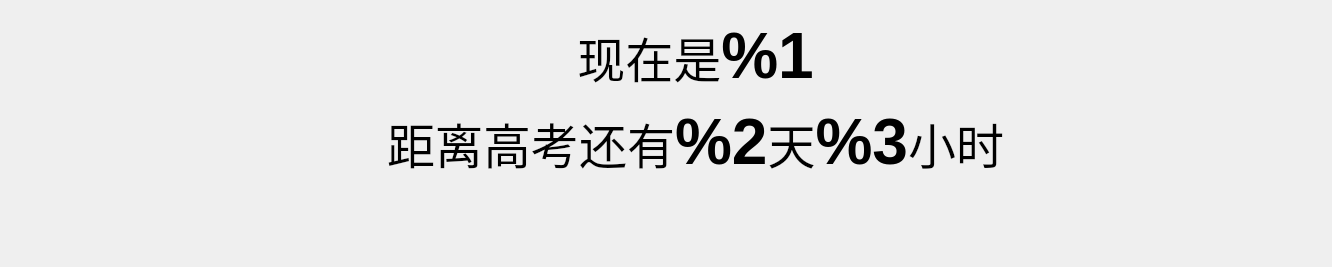
<?xml version="1.0" encoding="UTF-8"?>
<ui version="4.0">
 <class>counterw</class>
 <widget class="QWidget" name="counterw">
  <property name="geometry">
   <rect>
    <x>0</x>
    <y>0</y>
    <width>1332</width>
    <height>267</height>
   </rect>
  </property>
  <property name="windowTitle">
   <string>Form</string>
  </property>
  <widget class="QLabel" name="l_now">
   <property name="geometry">
    <rect>
     <x>100</x>
     <y>20</y>
     <width>1191</width>
     <height>211</height>
    </rect>
   </property>
   <property name="layoutDirection">
    <enum>Qt::LeftToRight</enum>
   </property>
   <property name="text">
    <string>&lt;html&gt;&lt;head/&gt;&lt;body&gt;&lt;p align=&quot;center&quot;&gt;&lt;span style=&quot; font-size:36pt;&quot;&gt;现在是&lt;/span&gt;&lt;span style=&quot; font-size:48pt; font-weight:700;&quot;&gt;%1&lt;/span&gt;&lt;/p&gt;&lt;p align=&quot;center&quot;&gt;&lt;span style=&quot; font-size:36pt;&quot;&gt;距离高考还有&lt;/span&gt;&lt;span style=&quot; font-size:48pt; font-weight:700;&quot;&gt;%2&lt;/span&gt;&lt;span style=&quot; font-size:36pt;&quot;&gt;天&lt;/span&gt;&lt;span style=&quot; font-size:48pt; font-weight:700;&quot;&gt;%3&lt;/span&gt;&lt;span style=&quot; font-size:36pt;&quot;&gt;小时&lt;/span&gt;&lt;/p&gt;&lt;/body&gt;&lt;/html&gt;</string>
   </property>
   <property name="alignment">
    <set>Qt::AlignHCenter|Qt::AlignTop</set>
   </property>
  </widget>
 </widget>
 <resources/>
 <connections/>
</ui>
